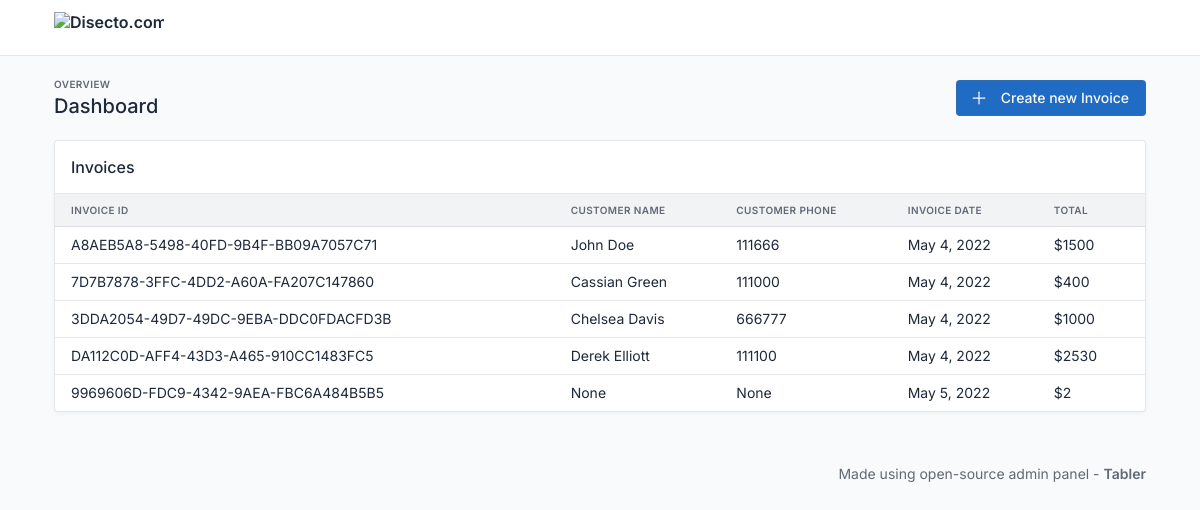
Before: / with the older database file.
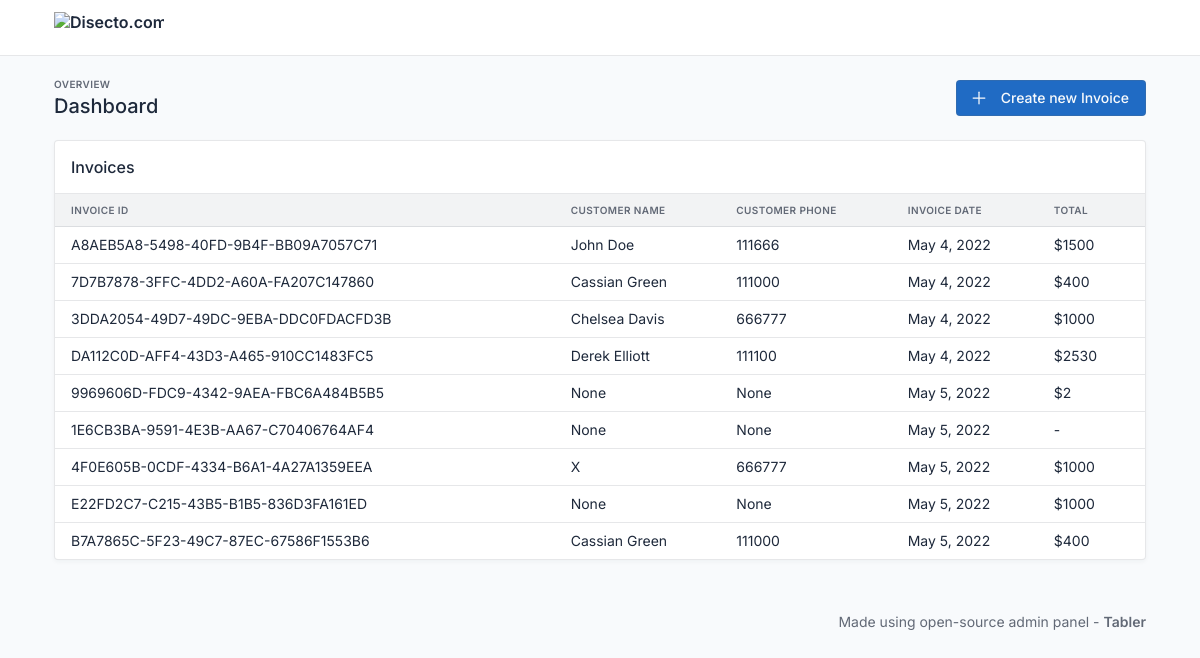
After: the same page with the newer database file.
### invoiceapp/models.py (models this page shows, shortened)
class Invoice(models.Model):
    customer_name = models.CharField(max_length = 200, verbose_name='Customer Name', null=True, blank=True)
    customer_phone = models.IntegerField(null = True, blank = True, verbose_name='Customer Phone')
    customer_address = models.TextField(null = True, blank = True, verbose_name='Customer Address')
    invoice_id = models.UUIDField(primary_key = True, unique = True, default=uuid.uuid4, verbose_name='Invoice ID')
    invoice_date = models.DateField(auto_now_add=True, verbose_name='Invoice Date')
    class Meta:
        verbose_name = 'Invoice'
        verbose_name_plural = 'Invoices'

### invoiceapp/views.py (the view)
# urls.py: path('', HomeView),
def HomeView(request):
    invoiceslist = Invoice.objects.all()
    invoice_exist = True
    if len(list(invoiceslist)) == 0: invoice_exist = False
    itemslist = {}
    itemstotal = {}
    for invoice in invoiceslist:
        key = str(invoice.invoice_id)
        itemslist[key] = list(Items.objects.filter(invoice = key))
        total = 0
        for item in list(Items.objects.filter(invoice = key)):
            total = total + item.item_price * item.item_quantity
            itemstotal[key] = total
    context = {
        'invoiceslist':invoiceslist,
        'itemslist': itemslist,
        'itemstotal': itemstotal,
        'invoice_exist': invoice_exist
    }
    return render(request, 'index.html', context)

### invoiceapp/templatetags/dictfilter.py (called while the page is built)
@register.filter
def key(d, key_name):
    if str(key_name) in d:
        return d[str(key_name)]
    else:
        return '-'

### templates/index.html (shortened to what this page needs)
{% load static %}
{% load dictfilter %}
<!doctype html>
<html lang="en">
  <head>
    <link href="{% static 'css/tabler.min.css' %}" rel="stylesheet"/>
    <link href="{% static 'css/tabler-flags.min.css' %}" rel="stylesheet"/>
    <link href="{% static 'css/tabler-payments.min.css' %}" rel="stylesheet"/>
    <link href="{% static 'css/tabler-vendors.min.css' %}" rel="stylesheet"/>
    <link href="{% static 'css/demo.min.css' %}" rel="stylesheet"/>
  </head>
  <body >
    <div class="wrapper">
      <header class="navbar navbar-expand-md navbar-light d-print-none">
        <div class="container-xl">
          <h1 class="navbar-brand navbar-brand-autodark d-none-navbar-horizontal pe-0 pe-md-3">
            <a href="/">
              <img src="{% static 'disecto.svg' %}" width="110" height="32" alt="Disecto.com" class="navbar-brand-image">
            </a>
          </h1>
        </div>
      </header>
      {% block content %}
      <div class="page-wrapper">
        <div class="container-xl">
          <div class="page-header d-print-none">
            <div class="row align-items-center">
              <div class="col">
                <div class="page-pretitle">
                  Overview
                </div>
                <h2 class="page-title">
                  Dashboard
                </h2>
              </div>
              <div class="col-auto ms-auto d-print-none">
                <div class="btn-list">
                  <a href="#" class="btn btn-primary d-none d-sm-inline-block" data-bs-toggle="modal" data-bs-target="#modal-report">
                    Create new Invoice
                  </a>
                </div>
              </div>
            </div>
          </div>
        </div>
        <div class="page-body">
          <div class="container-xl">
            <div class="row row-deck row-cards">
              <div class="col-12">
                <div class="card">
                  <div class="card-header">
                    <h3 class="card-title">Invoices</h3>
                  </div>
                  {% if invoice_exist %}
                  <div class="table-responsive">
                    <table class="table card-table table-vcenter text-nowrap datatable">
                      <thead>
                        <tr>
                          <th>Invoice ID</th>
                          <th>Customer Name</th>
                          <th>Customer Phone</th>
                          <th>Invoice Date</th>
                          <th>Total</th>
                        </tr>
                      </thead>
                      <tbody>
                        {% for invoice in invoiceslist %}
                        <tr>
                          <td><a href="{% url 'invoice' pk=invoice.invoice_id %}" class="text-reset" tabindex="-1">{{ invoice.invoice_id | upper }}</a></td>
                          <td><a href="{% url 'invoice' pk=invoice.invoice_id %}" class="text-reset" tabindex="-1">{{ invoice.customer_name }}</a></td>
                          <td>
                            {{ invoice.customer_phone }}
                          </td>
                          <td>
                            {{ invoice.invoice_date }}
                          </td>
                          <td> {% if itemstotal|key:invoice.invoice_id != '-' %}
							  ${{ itemstotal|key:invoice.invoice_id }}
							  {% else %} -
							  {% endif %}
                          </td>
                        </tr>
                        {% endfor %}
                      </tbody>
                      {% else %}
                      <div class="card-header text-muted">
                        <h2>Create an invoice to get started</h2>
                      </div>
                      {% endif %}
                    </table>
                  </div>
                </div>
              </div>
            </div>
          </div>
        </div>
        <footer class="footer footer-transparent d-print-none">
          <div class="container-xl">
            <div class="row text-center align-items-center flex-row-reverse">
              <div class="col-12 col-lg-auto mt-3 mt-lg-0">
                <ul class="list-inline list-inline-dots mb-0">
                  <li class="list-inline-item">
                    Made using open-source admin panel -
                    <a href="http://tabler.io" class="link-secondary"><b>Tabler </b></a>
                  </li>
                </ul>
              </div>
            </div>
          </div>
        </footer>
      </div>
      {% endblock content %}
    </div>
  </body>
</html>

Changed rows visible on the page:
added Invoice: invoice_id "1E6CB3BA-9591-4E3B-AA67-C70406764AF4", customer_name "None", customer_phone "None", invoice_date "May 5, 2022"
added Invoice: invoice_id "4F0E605B-0CDF-4334-B6A1-4A27A1359EEA", customer_name "X", customer_phone "666777", invoice_date "May 5, 2022", invoice_id "1000"
added Invoice: invoice_id "E22FD2C7-C215-43B5-B1B5-836D3FA161ED", customer_name "None", customer_phone "None", invoice_date "May 5, 2022", invoice_id "1000"
added Invoice: invoice_id "B7A7865C-5F23-49C7-87EC-67586F1553B6", customer_name "Cassian Green", customer_phone "111000", invoice_date "May 5, 2022", invoice_id "400"
